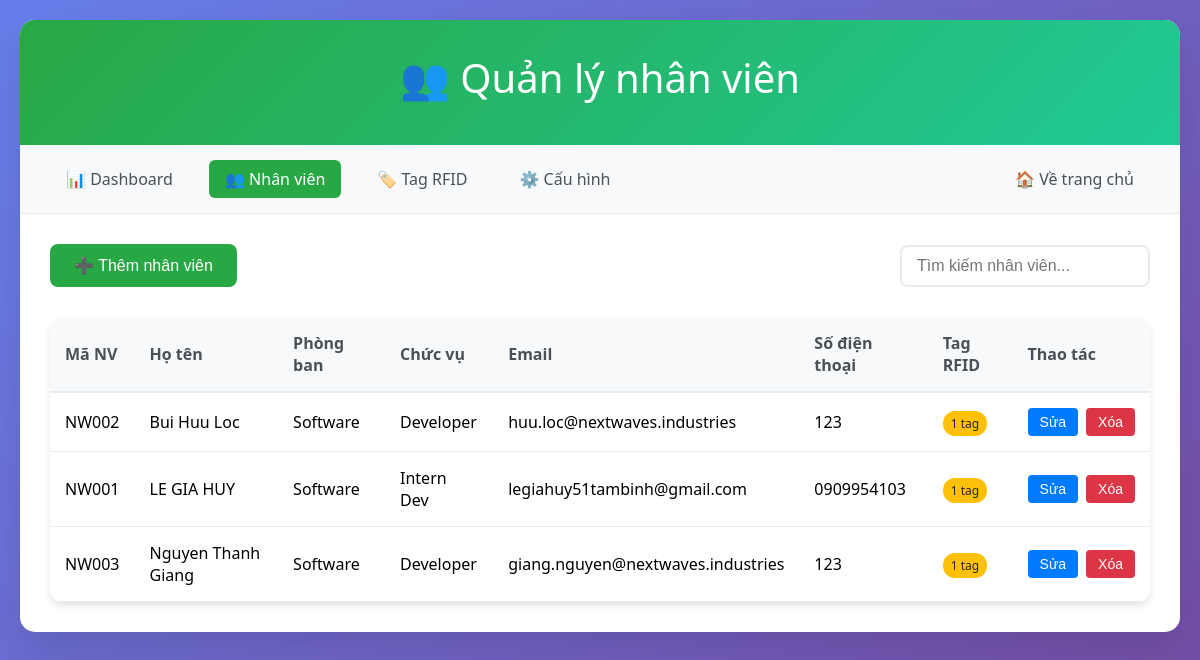
The app's page /admin/employees, older data.
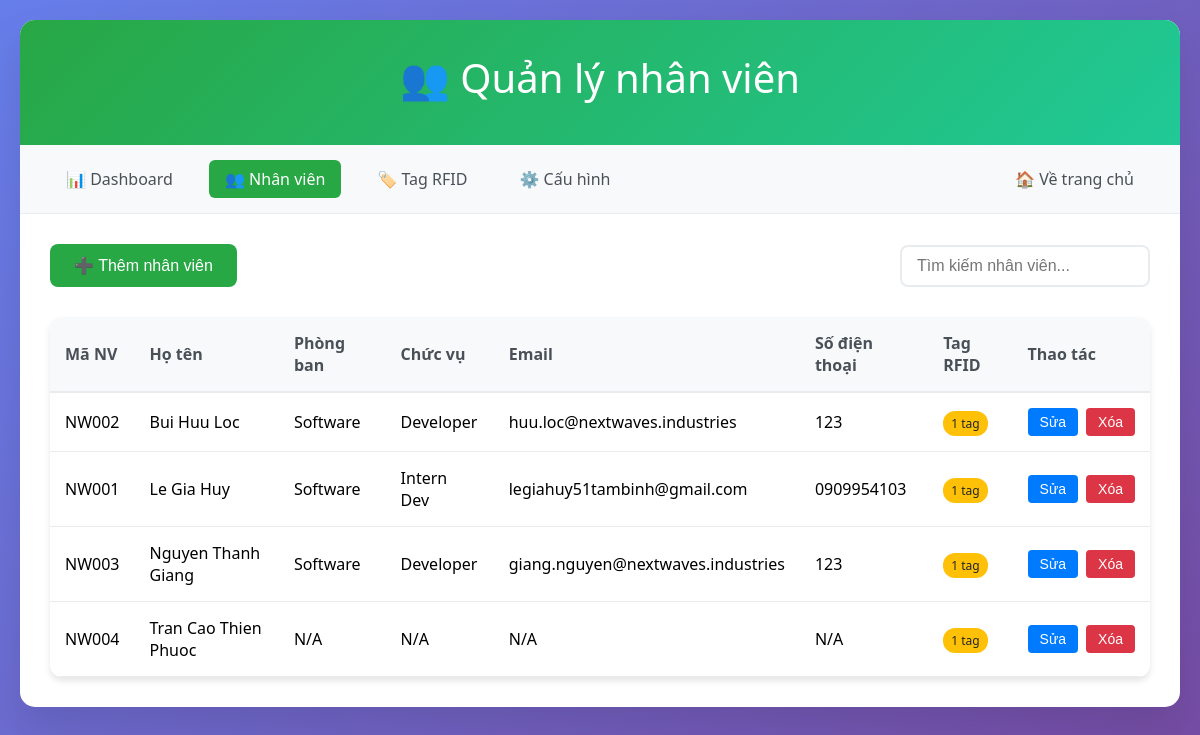
The same page, newer data.
### tables this page shows
CREATE TABLE employees (
            id INTEGER PRIMARY KEY AUTOINCREMENT,
            name TEXT NOT NULL,
            employee_code TEXT UNIQUE,
            department TEXT,
            position TEXT,
            email TEXT,
            phone TEXT,
            is_active BOOLEAN DEFAULT 1,
            created_at TEXT DEFAULT CURRENT_TIMESTAMP,
            updated_at TEXT DEFAULT CURRENT_TIMESTAMP
        );

### app.py (the view)
@app.route('/admin/employees')
def admin_employees():
    conn = sqlite3.connect('checkins.db')
    employees = conn.execute('''
        SELECT e.*,
               COUNT(et.id) as tag_count
        FROM employees e
        LEFT JOIN employee_tags et ON e.id = et.employee_id AND et.is_active = 1
        WHERE e.is_active = 1
        GROUP BY e.id
        ORDER BY e.name
    ''').fetchall()
    conn.close()
    return render_template('admin/employees.html', employees=employees)

### templates/admin/employees.html (shortened to what this page needs)
<!DOCTYPE html>
<html lang="vi">
  <head>
  </head>
  <body>
    <div class="container">
      <div class="header">
        <h1>👥 Quản lý nhân viên</h1>
      </div>
      <div class="nav">
        <a href="/admin">📊 Dashboard</a>
        <a href="/admin/employees" class="active">👥 Nhân viên</a>
        <a href="/admin/tags">🏷️ Tag RFID</a>
        <a href="/admin/config">⚙️ Cấu hình</a>
        <a href="/" style="margin-left: auto">🏠 Về trang chủ</a>
      </div>
      <div class="content">
        <div class="toolbar">
          <button class="add-btn" onclick="openAddModal()">
            ➕ Thêm nhân viên
          </button>
          <div class="search-box">
            <input
              type="text"
              class="search-input"
              placeholder="Tìm kiếm nhân viên..."
              onkeyup="filterEmployees()"
            />
          </div>
        </div>
        <table class="employees-table">
          <thead>
            <tr>
              <th>Mã NV</th>
              <th>Họ tên</th>
              <th>Phòng ban</th>
              <th>Chức vụ</th>
              <th>Email</th>
              <th>Số điện thoại</th>
              <th>Tag RFID</th>
              <th>Thao tác</th>
            </tr>
          </thead>
          <tbody id="employees-tbody">
            {% for emp in employees %}
            <tr data-employee-id="{{ emp[0] }}">
              <td>{{ emp[2] or 'N/A' }}</td>
              <td>{{ emp[1] }}</td>
              <td>{{ emp[3] or 'N/A' }}</td>
              <td>{{ emp[4] or 'N/A' }}</td>
              <td>{{ emp[5] or 'N/A' }}</td>
              <td>{{ emp[6] or 'N/A' }}</td>
              <td><span class="tag-count">{{ emp[10] }} tag</span></td>
              <td>
                <div class="action-buttons">
                  <button
                    class="btn-edit"
                    onclick="openEditModal('{{ emp[0] }}')"
                  >
                    Sửa
                  </button>
                  <button
                    class="btn-delete"
                    onclick="deleteEmployee('{{ emp[0] }}')"
                  >
                    Xóa
                  </button>
                </div>
              </td>
            </tr>
            {% endfor %}
          </tbody>
        </table>
      </div>
    </div>
  </body>
</html>

Row changes from the older to the newer data that the page shows:
changed employees "NW001": name "LE GIA HUY" → "Le Gia Huy"
added employees: employee_code "NW004", name "Tran Cao Thien Phuoc", department "N/A", position "N/A", email "N/A", phone "N/A", is_active "1"
